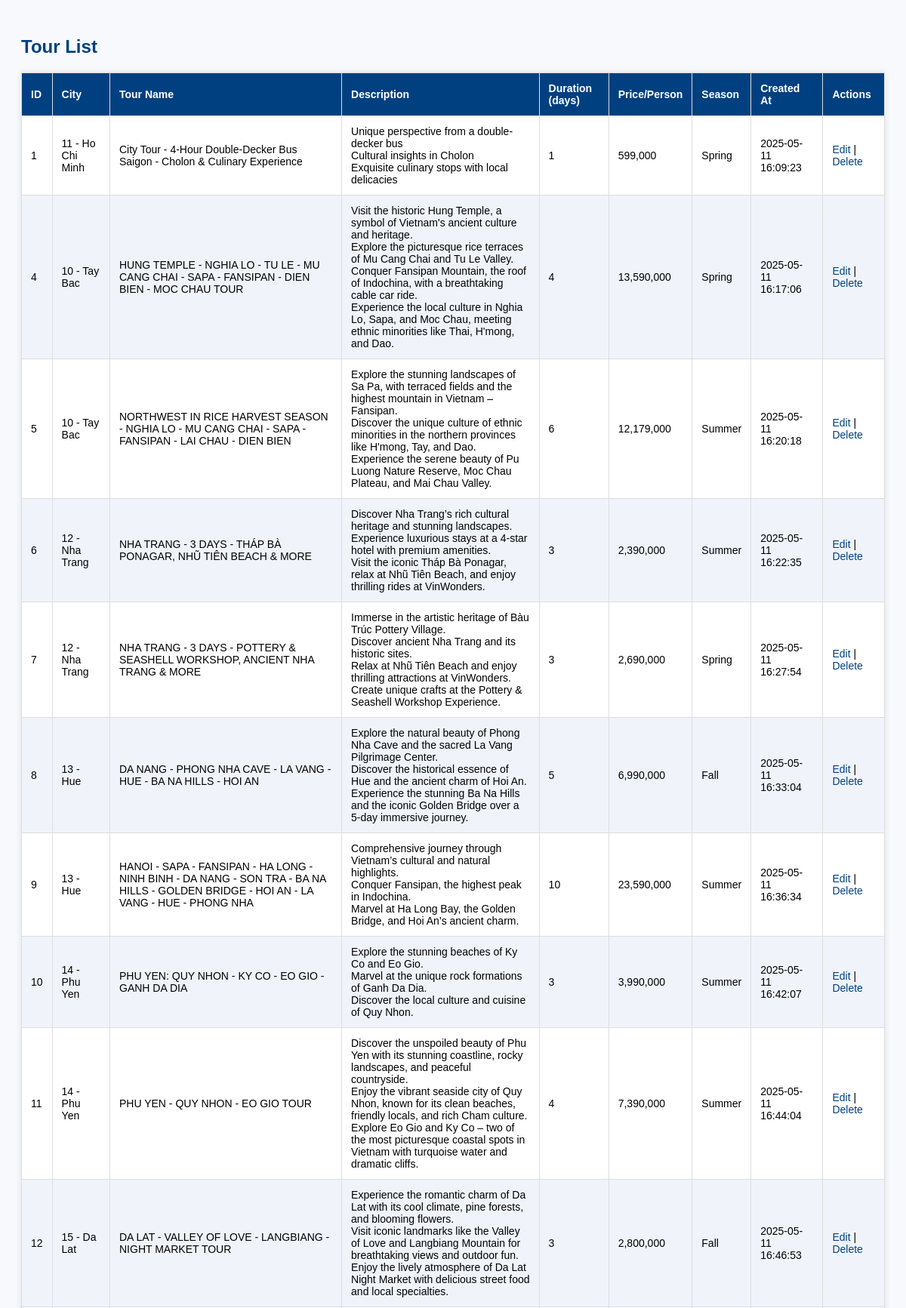
The app's page /admin/adminviewtour.php (upper part) with its own data.
### tables this page shows
CREATE TABLE `tours` (
  `tourid` int NOT NULL AUTO_INCREMENT,
  `cityid` int NOT NULL,
  `tour_name` varchar(255) NOT NULL,
  `description` text,
  `duration_days` int NOT NULL,
  `price_per_person` int NOT NULL,
  `season` varchar(255) DEFAULT NULL,
  `created_at` timestamp NULL DEFAULT CURRENT_TIMESTAMP,
  PRIMARY KEY (`tourid`),
  KEY `cityid` (`cityid`),
  CONSTRAINT `tours_ibfk_1` FOREIGN KEY (`cityid`) REFERENCES `cities` (`cityid`) ON DELETE CASCADE
);

### admin/adminviewtour.php (the view, shortened to what this page needs)
<?php
include '../dbconnect.php';
$tours = $conn->query("SELECT * FROM tours");
$cities = $conn->query("SELECT cityid, city FROM cities");
$city_options = [];
while ($row = $cities->fetch_assoc()) {
    $city_options[$row['cityid']] = $row['city'];
}
?>
<!DOCTYPE html>
<html lang="en">
<head>
    <link rel="stylesheet" type="text/css" href="../css/adminviewtour.css">
</head>
<body>
<h2>Tour List</h2>
<table>
    <thead>
        <tr>
            <th>ID</th>
            <th>City</th>
            <th>Tour Name</th>
            <th>Description</th>
            <th>Duration (days)</th>
            <th>Price/Person</th>
            <th>Season</th>
            <th>Created At</th>
            <th>Actions</th>
        </tr>
    </thead>
    <tbody>
        <?php while ($row = $tours->fetch_assoc()) { ?>
        <tr>
            <td><?= $row["tourid"] ?></td>
            <td><?= $row["cityid"] ?> - <?= htmlspecialchars($city_options[$row["cityid"]] ?? "Unknown") ?></td>
            <td><?= htmlspecialchars($row["tour_name"]) ?></td>
            <td><?= nl2br(htmlspecialchars($row["description"])) ?></td>
            <td><?= $row["duration_days"] ?></td>
            <td><?= number_format($row["price_per_person"]) ?></td>
            <td><?= htmlspecialchars($row["season"]) ?></td>
            <td><?= $row["created_at"] ?></td>
            <td>
                <a href="?edit=<?= $row["tourid"] ?>">Edit</a> |
                <a href="?delete=<?= $row["tourid"] ?>" onclick="return confirm('Are you sure you want to delete this tour?')">Delete</a>
            </td>
        </tr>
        <?php } ?>
    </tbody>
</table>
</body>
</html>

### css/adminviewtour.css (style rules this page uses)
body { font-family: Arial, sans-serif; background: #f7f9fc; padding: 20px; }
h2 { color: #004080; }
table { width: 100%; border-collapse: collapse; margin: 20px 0; background: #fff; box-shadow: 0 0 8px rgba(0,0,0,0.1); }
th, td { border: 1px solid #ddd; padding: 12px; text-align: left; font-size: 14px; }
th { background: #004080; color: white; }
tr:nth-child(even) { background: #f0f4fa; }
a { color: #004080; text-decoration: none; }

### records on screen
tours: tourid "1", cityid "11", cityid "Ho Chi Minh", tour_name "City Tour - 4-Hour Double-Decker Bus Saigon - Cholon & Culinary Experience", description "Unique perspective from a double-decker bus Cultural insights in Cholon Exquisite culinary stops with local delicacies", duration_days "1", price_per_person "599,000", season "Spring", created_at "2025-05-11 16:09:23"
tours: tourid "4", cityid "10", cityid "Tay Bac", tour_name "HUNG TEMPLE - NGHIA LO - TU LE - MU CANG CHAI - SAPA - FANSIPAN - DIEN BIEN - MOC CHAU TOUR", description "Visit the historic Hung Temple, a symbol of Vietnam's ancient culture and heritage. Explore the picturesque rice terraces of Mu Cang Chai and Tu Le Valley. Conquer Fansipan Mountain, the roof of Indochina, with a breathtaking cable car ride. Experience the local culture in Nghia Lo, Sapa, and Moc Chau, meeting ethnic minorities like Thai, H'mong, and Dao.", duration_days "4", price_per_person "13,590,000", season "Spring", created_at "2025-05-11 16:17:06"
tours: tourid "5", cityid "10", cityid "Tay Bac", tour_name "NORTHWEST IN RICE HARVEST SEASON - NGHIA LO - MU CANG CHAI - SAPA - FANSIPAN - LAI CHAU - DIEN BIEN", description "Explore the stunning landscapes of Sa Pa, with terraced fields and the highest mountain in Vietnam – Fansipan. Discover the unique culture of ethnic minorities in the northern provinces like H'mong, Tay, and Dao. Experience the serene beauty of Pu Luong Nature Reserve, Moc Chau Plateau, and Mai Chau Valley.", duration_days "6", price_per_person "12,179,000", season "Summer", created_at "2025-05-11 16:20:18"
tours: tourid "6", cityid "12", cityid "Nha Trang", tour_name "NHA TRANG - 3 DAYS - THÁP BÀ PONAGAR, NHŨ TIÊN BEACH & MORE", description "Discover Nha Trang’s rich cultural heritage and stunning landscapes. Experience luxurious stays at a 4-star hotel with premium amenities. Visit the iconic Tháp Bà Ponagar, relax at Nhũ Tiên Beach, and enjoy thrilling rides at VinWonders.", duration_days "3", price_per_person "2,390,000", season "Summer", created_at "2025-05-11 16:22:35"
tours: tourid "7", cityid "12", cityid "Nha Trang", tour_name "NHA TRANG - 3 DAYS - POTTERY & SEASHELL WORKSHOP, ANCIENT NHA TRANG & MORE", description "Immerse in the artistic heritage of Bàu Trúc Pottery Village. Discover ancient Nha Trang and its historic sites. Relax at Nhũ Tiên Beach and enjoy thrilling attractions at VinWonders. Create unique crafts at the Pottery & Seashell Workshop Experience.", duration_days "3", price_per_person "2,690,000", season "Spring", created_at "2025-05-11 16:27:54"
tours: tourid "8", cityid "13", cityid "Hue", tour_name "DA NANG - PHONG NHA CAVE - LA VANG - HUE - BA NA HILLS - HOI AN", description "Explore the natural beauty of Phong Nha Cave and the sacred La Vang Pilgrimage Center. Discover the historical essence of Hue and the ancient charm of Hoi An. Experience the stunning Ba Na Hills and the iconic Golden Bridge over a 5-day immersive journey.", duration_days "5", price_per_person "6,990,000", season "Fall", created_at "2025-05-11 16:33:04"
tours: tourid "9", cityid "13", cityid "Hue", tour_name "HANOI - SAPA - FANSIPAN - HA LONG - NINH BINH - DA NANG - SON TRA - BA NA HILLS - GOLDEN BRIDGE - HOI AN - LA VANG - HUE - PHONG NHA", description "Comprehensive journey through Vietnam’s cultural and natural highlights. Conquer Fansipan, the highest peak in Indochina. Marvel at Ha Long Bay, the Golden Bridge, and Hoi An’s ancient charm.", duration_days "10", price_per_person "23,590,000", season "Summer", created_at "2025-05-11 16:36:34"
tours: tourid "10", cityid "14", cityid "Phu Yen", tour_name "PHU YEN: QUY NHON - KY CO - EO GIO - GANH DA DIA", description "Explore the stunning beaches of Ky Co and Eo Gio. Marvel at the unique rock formations of Ganh Da Dia. Discover the local culture and cuisine of Quy Nhon.", duration_days "3", price_per_person "3,990,000", season "Summer", created_at "2025-05-11 16:42:07"
tours: tourid "11", cityid "14", cityid "Phu Yen", tour_name "PHU YEN - QUY NHON - EO GIO TOUR", description "Discover the unspoiled beauty of Phu Yen with its stunning coastline, rocky landscapes, and peaceful countryside. Enjoy the vibrant seaside city of Quy Nhon, known for its clean beaches, friendly locals, and rich Cham culture. Explore Eo Gio and Ky Co – two of the most picturesque coastal spots in Vietnam with turquoise water and dramatic cliffs.", duration_days "4", price_per_person "7,390,000", season "Summer", created_at "2025-05-11 16:44:04"
tours: tourid "12", cityid "15", cityid "Da Lat", tour_name "DA LAT - VALLEY OF LOVE - LANGBIANG - NIGHT MARKET TOUR", description "Experience the romantic charm of Da Lat with its cool climate, pine forests, and blooming flowers. Visit iconic landmarks like the Valley of Love and Langbiang Mountain for breathtaking views and outdoor fun. Enjoy the lively atmosphere of Da Lat Night Market with delicious street food and local specialties.", duration_days "3", price_per_person "2,800,000", season "Fall", created_at "2025-05-11 16:46:53"
